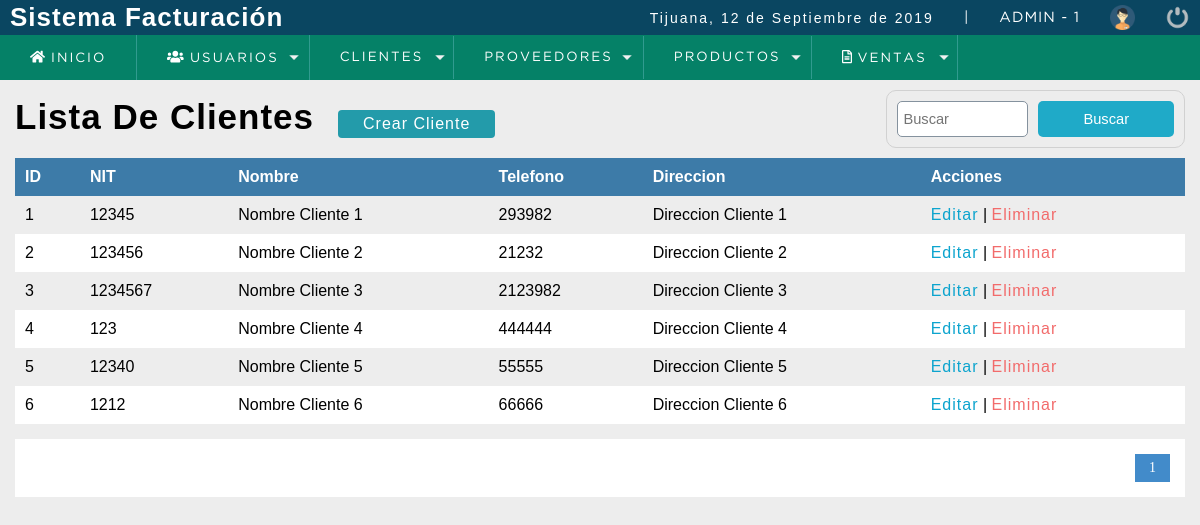
The page /sistema/lista_clientes.php (signed in) on the database its author committed.
### tables this page shows
CREATE TABLE `cliente` (
  `idcliente` int(11) NOT NULL,
  `nit` int(11) DEFAULT NULL,
  `nombre` varchar(80) DEFAULT NULL,
  `telefono` int(11) DEFAULT NULL,
  `direccion` text DEFAULT NULL,
   `dateadd` datetime NOT NULL  DEFAULT CURRENT_TIMESTAMP,  
  `usuario_id` int(11) NOT NULL,
  `estatus` tinyint DEFAULT 1      
);

### sistema/includes/functions.php (called while the page is built, shortened)
<?php
	function fechaC(){
		$mes = array("","Enero",
					  "Febrero",
					  "Marzo",
					  "Abril",
					  "Mayo",
					  "Junio",
					  "Julio",
					  "Agosto",
					  "Septiembre",
					  "Octubre",
					  "Noviembre",
					  "Diciembre");
		return date('d')." de ". $mes[date('n')] . " de " . date('Y');
	}
 ?>

### sistema/lista_clientes.php (the view, shortened to what this page needs)
<?php
  include "../conexion.php"
?>
<!DOCTYPE html>
<html lang="en">
<head>
	<?php include "includes/script.php"; ?>
</head>
<body>
	<?php include "includes/header.php"; ?>
	<section id="container">
    <h1>Lista De Clientes</h1>
    <a href = "registro_cliente.php" class = "btn_new">Crear Cliente</a>
    <form action="buscar_cliente.php" method="get" class = "form_search">
      <input type="text" name = "busqueda" id="busqueda" placeholder ="Buscar">
      <input type="submit" value = "Buscar" class = "btn_search">
    </form>
    <table>
      <tr>
        <th>ID</th>
        <th>NIT</th>
        <th>Nombre</th>
        <th>Telefono</th>
        <th>Direccion</th>
        <th>Acciones</th>
      </tr>
      <?php
        $sql_registe = mysqli_query($conexion,"SELECT COUNT(*) AS total_registro FROM cliente WHERE  estatus = 1");
        $result_register = mysqli_fetch_array($sql_registe);
        $total_registro = $result_register['total_registro'];
        $por_pagina = 8;
        if(empty($_GET['pagina']))
        {
          $pagina = 1;
        }
        else
        {
          $pagina = $_GET['pagina'];
        }
        $desde = ($pagina-1)*$por_pagina;
        $total_paginas = ceil($total_registro/$por_pagina);
        $query = mysqli_query($conexion,"SELECT * FROM cliente WHERE estatus = 1  ORDER BY nombre ASC LIMIT $desde,$por_pagina");
        $result = mysqli_num_rows($query);
        if ($result > 0)
        {
          while ($data = mysqli_fetch_array($query))
          {
            if ($data["nit"] == 0)
            {
              $nit = 'C/F';
            }
            else
            {
              $nit = $data["nit"];
            }
      ?>
            <tr>
              <td><?php echo $data['idcliente']; ?></td>
              <td><?php echo $nit; ?></td>
              <td><?php echo $data['nombre']; ?></td>
              <td><?php echo $data['telefono']; ?></td>
              <td><?php echo $data['direccion']; ?></td>
              <td>
                <a class ="link_edit" href = "editar_cliente.php?id=<?php echo $data['idcliente']; ?>">Editar</a>
                |
                <?php if ($_SESSION['rol'] == 1 || $_SESSION['rol'] == 2)  { ?>
                  <a class = "link_delete"  href = "eliminar_confirmar_cliente.php?id=<?php echo $data['idcliente']; ?>">Eliminar</a>
                <?php } ?>
              </td>
            </tr>
      <?php
          }
        }
      ?>
    </table>
    <div class = "paginador">
        <ul>
        <?php
            for ($i=1;$i<=$total_paginas;$i++)
            {
              if ($i == $pagina)
              {
                echo '<li class="pageSelected">'.$i.'</li>';
              }
              else
              {
                echo '<li><a href="?pagina='.$i.'">'.$i.'</a></li>';
              }
            }
        ?>
        </ul>
    </div>
	</section>
</body>
</html>

### sistema/includes/script.php (shortened to what this page needs)
<link rel="stylesheet" type="text/css" href="css/style.css">
<?php include "functions.php";  ?>

### sistema/includes/header.php (shortened to what this page needs)
<header>
		<div class="header">
			<h1>Sistema Facturación</h1>
			<div class="optionsBar">
				<p>Tijuana, <?php echo fechaC();?></p>
				<span>|</span>
				<span class="user"><?php echo $_SESSION['usuario'].' - '.$_SESSION['rol']; ?></span>
				<img class="photouser" src="img/user.png" alt="Usuario">
				<a href="salir.php"><img class="close" src="img/salir.png" alt="Salir del sistema" title="Salir"></a>
			</div>
		</div>
    <?php include "nav.php"; ?>
</header>

### sistema/includes/nav.php (shortened to what this page needs)
<nav>
			<ul>
				<li><a href="index.php"><i class="fas fa-home"></i> Inicio</a></li>
				<?php
					if ($_SESSION['rol'] == 1)
					{
				?>
				<li class="principal">
					<a href="#"><i class="fas fa-users"></i> Usuarios</a>
				</li>
				<?php
					}
				?>
				<li class="principal">
					<a href="#">Clientes</a>
				</li>
				<?php if ($_SESSION['rol'] == 1 || $_SESSION['rol'] == 2)	{?>
				<li class="principal">
					<a href="#">Proveedores</a>
				</li>
				<?php }  ?>
					<li class="principal">
						<a href="#">Productos</a>
					</li>
				<li class="principal">
					<a href="#"><i class="far fa-file-alt"></i> Ventas</a>
				</li>
			</ul>
		</nav>

### sistema/css/style.css (style rules this page uses)
* { margin: 0; padding: 0; box-sizing: border-box; }
body { background: #ededed; }
h1, h2, h3, h4, h5, h6 { font-family: 'arial'; font-weight: bold; letter-spacing: 1px; }
h1 { font-size: 26px; }
p { font-family: 'arial'; letter-spacing: 2px; font-size: 14px; line-height: 20px; }
a { text-decoration: none; font-family: arial; letter-spacing: 1px; }
span { font-family: 'GothamBook'; letter-spacing: 1px; font-size: 14px; line-height: 20px; }
header { position: fixed; width: 100%; }
.header { color: #FFF; background: #0a4661; height: 35px; display: -webkit-flex; display: -moz-flex; display: -ms-flex; display: -o-flex; display: flex; justify-content: space-between; align-items: center; padding: 10px; }
.optionsBar { display: -webkit-flex; display: -moz-flex; display: -ms-flex; display: -o-flex; display: flex; justify-content: center; align-items: center; }
.optionsBar span { color: #FFF; font-size: 11pt; font-family: 'GothamBook'; text-transform: uppercase; margin-left: 30px; }
.photouser { margin-left: 30px; width: 25px; height: 25px; }
.close { width: 25px; height: 25px; }
.optionsBar a { display: -webkit-flex; display: -moz-flex; display: -ms-flex; display: -o-flex; display: flex; margin-left: 30px; }
nav ul { background: #058167; list-style: none; display: -webkit-flex; display: -moz-flex; display: -ms-flex; display: -o-flex; display: flex; justify-content: left; align-items: center; }
nav ul > li a { position: relative; }
nav a { color: #FFF; display: block; font-size: 10pt; font-family: 'GothamBook'; padding: 15px 30px; text-transform: uppercase; letter-spacing: 2px; transition: background .5s; border-right: 1px solid #319B8F; }
nav .principal > a { background: url(../images/arrow_bottom.png) no-repeat; background-position-x: 0%; background-position-y: 0%; background-size: auto auto; background-position: 94% center; background-size: 10px; }
#container { padding: 90px 15px 15px; }
form { background:#FFF; margin:auto; padding:20px 50px; border: 1px solid #d1d1d1; }
input,select { display:block; width: 100%; font-size:11pt; padding:5px; border:1px solid #85929e; border-radius:5px; }
#container h1 { font-size:35px; display:inline-block; }
.btn_new { display:inline-block; background:#239baa; color:#FFF; padding:5px 25px; border-radius:4px; margin:20px; }
table { border-collapse:collapse; font-size:12pt; font-family:'arial'; width:100%; }
table th { text-align:left; padding:10px; background:#3d7ba8; color:#FFF; }
table tr:nth-child(odd) { background:#FFF; }
table td { padding:10px; }
.link_edit { color:#0ca4ce; }
.link_delete { color:#f26b6b; }
.paginador ul { padding:15px; list-style:none; background:#FFF; margin-top:15px; display:-webkit-flex; display:-moz-flex; display:-ms-flex; display:-o-flex; display:flex; justify-content:flex-end; }
.paginador a, .pageSelected { color:#428bca; border:1px solid #ddd; padding:5px; display:inline-block; font-size:14px; text-align:center; width:35px; }
.pageSelected { color:#FFF; background:#428bca; border:1px solid #428bca; }
.form_search { display:-webkit-flex; display:-moz-flex; display:-ms-flex; display:-o-flex; display:flex; float:right; background:initial; padding:10px; border-radius:10px; }
.form_search .btn_search { background:#1faac8; color:#FFF; padding:10px; border:0; cursor:pointer; margin-left:10px; display:-webkit-flex; display:-moz-flex; display:-ms-flex; display:-o-flex; display:flex; border-radius:5px; }

### rows shown on the page
cliente: idcliente "1", nit "12345", nombre "Nombre Cliente 1", telefono "293982", direccion "Direccion Cliente 1"
cliente: idcliente "2", nit "123456", nombre "Nombre Cliente 2", telefono "21232", direccion "Direccion Cliente 2"
cliente: idcliente "3", nit "1234567", nombre "Nombre Cliente 3", telefono "2123982", direccion "Direccion Cliente 3"
cliente: idcliente "4", nit "123", nombre "Nombre Cliente 4", telefono "444444", direccion "Direccion Cliente 4"
cliente: idcliente "5", nit "12340", nombre "Nombre Cliente 5", telefono "55555", direccion "Direccion Cliente 5"
cliente: idcliente "6", nit "1212", nombre "Nombre Cliente 6", telefono "66666", direccion "Direccion Cliente 6"

### other values the page prints
fechaC() "12 de Septiembre de 2019"
$_SESSION['usuario'] "ADMIN"
$_SESSION['rol'] "1"
